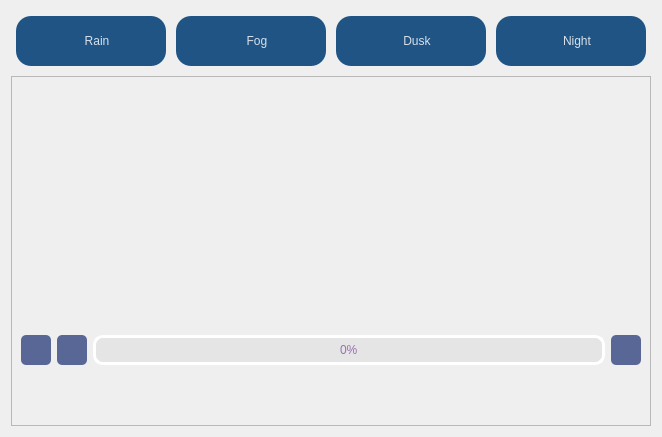
                     <widget class="QWidget" name="aug_page">
                      <property name="styleSheet">
                       <string notr="true"/>
                      </property>
                      <layout class="QHBoxLayout" name="horizontalLayout_25">
                       <item>
                        <layout class="QVBoxLayout" name="verticalLayout_24">
                         <property name="spacing">
                          <number>5</number>
                         </property>
                         <property name="leftMargin">
                          <number>0</number>
                         </property>
                         <property name="topMargin">
                          <number>0</number>
                         </property>
                         <property name="rightMargin">
                          <number>0</number>
                         </property>
                         <property name="bottomMargin">
                          <number>0</number>
                         </property>
                         <item>
                          <widget class="QFrame" name="frame_20">
                           <property name="maximumSize">
                            <size>
                             <width>16777215</width>
                             <height>100</height>
                            </size>
                           </property>
                           <layout class="QHBoxLayout" name="horizontalLayout_14">
                            <property name="spacing">
                             <number>10</number>
                            </property>
                            <property name="leftMargin">
                             <number>5</number>
                            </property>
                            <property name="topMargin">
                             <number>5</number>
                            </property>
                            <property name="rightMargin">
                             <number>5</number>
                            </property>
                            <property name="bottomMargin">
                             <number>5</number>
                            </property>
                            <item>
                             <widget class="QFrame" name="rain">
                              <property name="minimumSize">
                               <size>
                                <width>150</width>
                                <height>50</height>
                               </size>
                              </property>
                              <property name="maximumSize">
                               <size>
                                <width>16777215</width>
                                <height>100</height>
                               </size>
                              </property>
                              <property name="autoFillBackground">
                               <bool>false</bool>
                              </property>
                              <property name="styleSheet">
                               <string notr="true">QFrame#rain
{
color: rgb(255, 255, 255);
border-radius: 15px;
background-color: rgb(31, 84, 133);
}</string>
                              </property>
                              <property name="frameShape">
                               <enum>QFrame::Shape::StyledPanel</enum>
                              </property>
                              <property name="frameShadow">
                               <enum>QFrame::Shadow::Raised</enum>
                              </property>
                              <layout class="QHBoxLayout" name="horizontalLayout_16">
                               <item>
                                <widget class="QLabel" name="label_2">
                                 <property name="styleSheet">
                                  <string notr="true">color: rgba(255, 255, 255,210);
padding-left:12px;
font: 700 italic 16pt &quot;Segoe UI&quot;;</string>
                                 </property>
                                 <property name="text">
                                  <string>Rain</string>
                                 </property>
                                 <property name="alignment">
                                  <set>Qt::AlignmentFlag::AlignCenter</set>
                                 </property>
                                </widget>
                               </item>
                              </layout>
                             </widget>
                            </item>
                            <item>
                             <widget class="QFrame" name="fog">
                              <property name="minimumSize">
                               <size>
                                <width>150</width>
                                <height>50</height>
                               </size>
                              </property>
                              <property name="maximumSize">
                               <size>
                                <width>16777215</width>
                                <height>100</height>
                               </size>
                              </property>
                              <property name="autoFillBackground">
                               <bool>false</bool>
                              </property>
                              <property name="styleSheet">
                               <string notr="true">QFrame#fog
{
color: rgb(255, 255, 255);
border-radius: 15px;
background-color: rgb(31, 84, 133);
}</string>
                              </property>
                              <property name="frameShape">
                               <enum>QFrame::Shape::StyledPanel</enum>
                              </property>
                              <property name="frameShadow">
                               <enum>QFrame::Shadow::Raised</enum>
                              </property>
                              <layout class="QHBoxLayout" name="horizontalLayout_49">
                               <item>
                                <widget class="QLabel" name="label_8">
                                 <property name="styleSheet">
                                  <string notr="true">color: rgba(255, 255, 255,210);
padding-left:12px;
font: 700 italic 16pt &quot;Segoe UI&quot;;</string>
                                 </property>
                                 <property name="text">
                                  <string>Fog</string>
                                 </property>
                                 <property name="alignment">
                                  <set>Qt::AlignmentFlag::AlignCenter</set>
                                 </property>
                                </widget>
                               </item>
                              </layout>
                             </widget>
                            </item>
                            <item>
                             <widget class="QFrame" name="dusk">
                              <property name="minimumSize">
                               <size>
                                <width>150</width>
                                <height>50</height>
                               </size>
                              </property>
                              <property name="maximumSize">
                               <size>
                                <width>16777215</width>
                                <height>100</height>
                               </size>
                              </property>
                              <property name="styleSheet">
                               <string notr="true">QFrame#dusk
{
color: rgb(255, 255, 255);
border-radius: 15px;
background-color: rgb(31, 84, 133);
}</string>
                              </property>
                              <property name="frameShape">
                               <enum>QFrame::Shape::StyledPanel</enum>
                              </property>
                              <property name="frameShadow">
                               <enum>QFrame::Shadow::Raised</enum>
                              </property>
                              <layout class="QHBoxLayout" name="horizontalLayout_18">
                               <item>
                                <widget class="QLabel" name="label_5">
                                 <property name="styleSheet">
                                  <string notr="true">color: rgba(255, 255, 255,210);
padding-left:12px;
font: 700 italic 16pt &quot;Segoe UI&quot;;</string>
                                 </property>
                                 <property name="text">
                                  <string>Dusk</string>
                                 </property>
                                 <property name="alignment">
                                  <set>Qt::AlignmentFlag::AlignCenter</set>
                                 </property>
                                </widget>
                               </item>
                              </layout>
                             </widget>
                            </item>
                            <item>
                             <widget class="QFrame" name="night_2">
                              <property name="minimumSize">
                               <size>
                                <width>150</width>
                                <height>50</height>
                               </size>
                              </property>
                              <property name="maximumSize">
                               <size>
                                <width>16777215</width>
                                <height>100</height>
                               </size>
                              </property>
                              <property name="styleSheet">
                               <string notr="true">QFrame#night_2
{
color: rgb(255, 255, 255);
border-radius: 15px;
background-color: rgb(31, 84, 133);
}</string>
                              </property>
                              <property name="frameShape">
                               <enum>QFrame::Shape::StyledPanel</enum>
                              </property>
                              <property name="frameShadow">
                               <enum>QFrame::Shadow::Raised</enum>
                              </property>
                              <layout class="QHBoxLayout" name="horizontalLayout_17">
                               <item>
                                <widget class="QLabel" name="label_6">
                                 <property name="styleSheet">
                                  <string notr="true">color: rgba(255, 255, 255,210);
padding-left:12px;
font: 700 italic 16pt &quot;Segoe UI&quot;;</string>
                                 </property>
                                 <property name="text">
                                  <string>Night</string>
                                 </property>
                                 <property name="alignment">
                                  <set>Qt::AlignmentFlag::AlignCenter</set>
                                 </property>
                                </widget>
                               </item>
                              </layout>
                             </widget>
                            </item>
                           </layout>
                          </widget>
                         </item>
                         <item>
                          <widget class="QFrame" name="frame">
                           <property name="minimumSize">
                            <size>
                             <width>0</width>
                             <height>350</height>
                            </size>
                           </property>
                           <property name="frameShape">
                            <enum>QFrame::Shape::StyledPanel</enum>
                           </property>
                           <property name="frameShadow">
                            <enum>QFrame::Shadow::Raised</enum>
                           </property>
                           <layout class="QVBoxLayout" name="verticalLayout_25">
                            <property name="spacing">
                             <number>10</number>
                            </property>
                            <property name="leftMargin">
                             <number>0</number>
                            </property>
                            <property name="topMargin">
                             <number>0</number>
                            </property>
                            <property name="rightMargin">
                             <number>0</number>
                            </property>
                            <property name="bottomMargin">
                             <number>0</number>
                            </property>
                            <item>
                             <layout class="QHBoxLayout" name="horizontalLayout_15">
                              <item>
                               <layout class="QVBoxLayout" name="verticalLayout_40">
                                <property name="spacing">
                                 <number>10</number>
                                </property>
                                <item>
                                 <widget class="QLabel" name="lb_pre_rain">
                                  <property name="text">
                                   <string/>
                                  </property>
                                 </widget>
                                </item>
                                <item>
                                 <widget class="QLabel" name="lb_aug_rain">
                                  <property name="text">
                                   <string/>
                                  </property>
                                 </widget>
                                </item>
                               </layout>
                              </item>
                              <item>
                               <layout class="QVBoxLayout" name="verticalLayout_27">
                                <property name="spacing">
                                 <number>10</number>
                                </property>
                                <item>
                                 <widget class="QLabel" name="lb_pre_fog">
                                  <property name="text">
                                   <string/>
                                  </property>
                                 </widget>
                                </item>
                                <item>
                                 <widget class="QLabel" name="lb_aug_fog">
                                  <property name="text">
                                   <string/>
                                  </property>
                                 </widget>
                                </item>
                               </layout>
                              </item>
                              <item>
                               <layout class="QVBoxLayout" name="verticalLayout_38">
                                <property name="spacing">
                                 <number>10</number>
                                </property>
                                <item>
                                 <widget class="QLabel" name="lb_pre_dusk">
                                  <property name="text">
                                   <string/>
                                  </property>
                                 </widget>
                                </item>
                                <item>
                                 <widget class="QLabel" name="lb_aug_dusk">
                                  <property name="text">
                                   <string/>
                                  </property>
                                 </widget>
                                </item>
                               </layout>
                              </item>
                              <item>
                               <layout class="QVBoxLayout" name="verticalLayout_41">
                                <property name="spacing">
                                 <number>10</number>
                                </property>
                                <item>
                                 <widget class="QLabel" name="lb_pre_night">
                                  <property name="text">
                                   <string/>
                                  </property>
                                 </widget>
                                </item>
                                <item>
                                 <widget class="QLabel" name="lb_aug_night">
                                  <property name="text">
                                   <string/>
                                  </property>
                                 </widget>
                                </item>
                               </layout>
                              </item>
                             </layout>
                            </item>
                            <item>
                             <widget class="QFrame" name="horizontalFrame">
                              <property name="minimumSize">
                               <size>
                                <width>0</width>
                                <height>50</height>
                               </size>
                              </property>
                              <property name="maximumSize">
                               <size>
                                <width>16777215</width>
                                <height>150</height>
                               </size>
                              </property>
                              <layout class="QHBoxLayout" name="horizontalLayout_27">
                               <item>
                                <widget class="QPushButton" name="aug_Start">
                                 <property name="minimumSize">
                                  <size>
                                   <width>30</width>
                                   <height>30</height>
                                  </size>
                                 </property>
                                 <property name="maximumSize">
                                  <size>
                                   <width>30</width>
                                   <height>30</height>
                                  </size>
                                 </property>
                                 <property name="styleSheet">
                                  <string notr="true">QPushButton {
	background-color: #586796;
	border: none;  
	border-radius: 5px;
}

QPushButton:hover {
	background-color: #7082b6;
	border: 2px solid #7082b6;
}

QPushButton:pressed {	
	background-color: #996EB1;
	border: 2px solid #996EB1;
}</string>
                                 </property>
                                 <property name="text">
                                  <string/>
                                 </property>
                                 <property name="icon">
                                  <iconset resource="resources.qrc">
                                   <normaloff>:/icons/images/icons/cil-media-play.png</normaloff>:/icons/images/icons/cil-media-play.png</iconset>
                                 </property>
                                </widget>
                               </item>
                               <item>
                                <widget class="QPushButton" name="aug_Pause">
                                 <property name="minimumSize">
                                  <size>
                                   <width>30</width>
                                   <height>30</height>
                                  </size>
                                 </property>
                                 <property name="maximumSize">
                                  <size>
                                   <width>30</width>
                                   <height>30</height>
                                  </size>
                                 </property>
                                 <property name="styleSheet">
                                  <string notr="true">QPushButton {
	background-color: #586796;
	border: none;  
	border-radius: 5px;
}

QPushButton:hover {
	background-color: #7082b6;
	border: 2px solid #7082b6;
}

QPushButton:pressed {	
	background-color: #996EB1;
	border: 2px solid #996EB1;
}</string>
                                 </property>
                                 <property name="text">
                                  <string/>
                                 </property>
                                 <property name="icon">
                                  <iconset resource="resources.qrc">
                                   <normaloff>:/icons/images/icons/cil-media-pause.png</normaloff>:/icons/images/icons/cil-media-pause.png</iconset>
                                 </property>
                                </widget>
                               </item>
                               <item>
                                <widget class="QProgressBar" name="aug_infer_progress">
                                 <property name="minimumSize">
                                  <size>
                                   <width>0</width>
                                   <height>30</height>
                                  </size>
                                 </property>
                                 <property name="maximumSize">
                                  <size>
                                   <width>16777215</width>
                                   <height>30</height>
                                  </size>
                                 </property>
                                 <property name="styleSheet">
                                  <string notr="true">QProgressBar{ 
font: 700 10pt &quot;Microsoft YaHei UI&quot;;
color: rgb(153, 110, 177);
text-align:center; 
border:3px solid rgb(255, 255, 255);
border-radius: 10px; 
background-color: rgba(215, 215, 215,100);
} 

QProgressBar:chunk{ 
border-radius:0px; 
background: rgba(31, 84, 133, 200);
border-radius: 7px;
}</string>
                                 </property>
                                 <property name="value">
                                  <number>0</number>
                                 </property>
                                </widget>
                               </item>
                               <item>
                                <widget class="QPushButton" name="aug_Close">
                                 <property name="minimumSize">
                                  <size>
                                   <width>30</width>
                                   <height>30</height>
                                  </size>
                                 </property>
                                 <property name="maximumSize">
                                  <size>
                                   <width>30</width>
                                   <height>30</height>
                                  </size>
                                 </property>
                                 <property name="styleSheet">
                                  <string notr="true">QPushButton {
	background-color: #586796;
	border: none;  
	border-radius: 5px;
}

QPushButton:hover {
	background-color: #7082b6;
	border: 2px solid #7082b6;
}

QPushButton:pressed {	
	background-color: #996EB1;
	border: 2px solid #996EB1;
}</string>
                                 </property>
                                 <property name="text">
                                  <string/>
                                 </property>
                                 <property name="icon">
                                  <iconset resource="resources.qrc">
                                   <normaloff>:/icons/images/icons/cil-media-stop.png</normaloff>:/icons/images/icons/cil-media-stop.png</iconset>
                                 </property>
                                </widget>
                               </item>
                              </layout>
                             </widget>
                            </item>
                           </layout>
                          </widget>
                         </item>
                        </layout>
                       </item>
                      </layout>
                     </widget>
